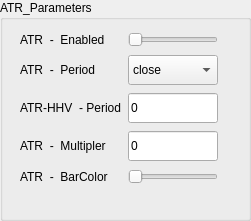
            <widget class="QGroupBox" name="grpBox_ATR_parametersIndi">
             <property name="geometry">
              <rect>
               <x>550</x>
               <y>40</y>
               <width>251</width>
               <height>221</height>
              </rect>
             </property>
             <property name="styleSheet">
              <string notr="true"/>
             </property>
             <property name="title">
              <string>ATR_Parameters</string>
             </property>
             <widget class="QWidget" name="layoutWidget">
              <property name="geometry">
               <rect>
                <x>20</x>
                <y>30</y>
                <width>221</width>
                <height>161</height>
               </rect>
              </property>
              <layout class="QGridLayout" name="gridLayout_21">
               <item row="0" column="0">
                <widget class="QLabel" name="lblSELL_IndicatorEnabled_3">
                 <property name="styleSheet">
                  <string notr="true"/>
                 </property>
                 <property name="text">
                  <string>ATR  -  Enabled</string>
                 </property>
                </widget>
               </item>
               <item row="0" column="1">
                <widget class="QSlider" name="hSlider_SELL_IndicatorEnabled_4">
                 <property name="styleSheet">
                  <string notr="true"/>
                 </property>
                 <property name="maximum">
                  <number>5</number>
                 </property>
                 <property name="orientation">
                  <enum>Qt::Horizontal</enum>
                 </property>
                </widget>
               </item>
               <item row="1" column="0">
                <widget class="QLabel" name="lblRocAppliedPrice">
                 <property name="styleSheet">
                  <string notr="true"/>
                 </property>
                 <property name="text">
                  <string>ATR  -  Period</string>
                 </property>
                </widget>
               </item>
               <item row="1" column="1">
                <widget class="QComboBox" name="drpRocAppliedPriceR">
                 <property name="sizePolicy">
                  <sizepolicy hsizetype="Preferred" vsizetype="Fixed">
                   <horstretch>0</horstretch>
                   <verstretch>0</verstretch>
                  </sizepolicy>
                 </property>
                 <property name="minimumSize">
                  <size>
                   <width>0</width>
                   <height>30</height>
                  </size>
                 </property>
                 <property name="styleSheet">
                  <string notr="true"/>
                 </property>
                 <item>
                  <property name="text">
                   <string>close</string>
                  </property>
                 </item>
                 <item>
                  <property name="text">
                   <string>open</string>
                  </property>
                 </item>
                 <item>
                  <property name="text">
                   <string>high</string>
                  </property>
                 </item>
                 <item>
                  <property name="text">
                   <string>low</string>
                  </property>
                 </item>
                 <item>
                  <property name="text">
                   <string>HL2</string>
                  </property>
                 </item>
                 <item>
                  <property name="text">
                   <string>HLC3</string>
                  </property>
                 </item>
                 <item>
                  <property name="text">
                   <string>OHLC</string>
                  </property>
                 </item>
                </widget>
               </item>
               <item row="1" column="2">
                <spacer name="horizontalSpacer_10">
                 <property name="orientation">
                  <enum>Qt::Horizontal</enum>
                 </property>
                 <property name="sizeHint" stdset="0">
                  <size>
                   <width>40</width>
                   <height>20</height>
                  </size>
                 </property>
                </spacer>
               </item>
               <item row="2" column="0">
                <widget class="QLabel" name="lblRocPeriodR">
                 <property name="styleSheet">
                  <string notr="true"/>
                 </property>
                 <property name="text">
                  <string>ATR-HHV  - Period</string>
                 </property>
                </widget>
               </item>
               <item row="2" column="1">
                <widget class="QLineEdit" name="txtRocPeriodR">
                 <property name="minimumSize">
                  <size>
                   <width>0</width>
                   <height>30</height>
                  </size>
                 </property>
                 <property name="cursor">
                  <cursorShape>IBeamCursor</cursorShape>
                 </property>
                 <property name="styleSheet">
                  <string notr="true"/>
                 </property>
                 <property name="text">
                  <string>0</string>
                 </property>
                </widget>
               </item>
               <item row="3" column="0">
                <widget class="QLabel" name="lblRocSmoothingR">
                 <property name="styleSheet">
                  <string notr="true"/>
                 </property>
                 <property name="text">
                  <string>ATR  -  Multipler</string>
                 </property>
                </widget>
               </item>
               <item row="3" column="1">
                <widget class="QLineEdit" name="txtRocSmoothingR">
                 <property name="minimumSize">
                  <size>
                   <width>0</width>
                   <height>30</height>
                  </size>
                 </property>
                 <property name="styleSheet">
                  <string notr="true"/>
                 </property>
                 <property name="text">
                  <string>0</string>
                 </property>
                </widget>
               </item>
               <item row="4" column="0">
                <widget class="QLabel" name="lblSELL_IndicatorEnabled_11">
                 <property name="styleSheet">
                  <string notr="true"/>
                 </property>
                 <property name="text">
                  <string>ATR  -  BarColor</string>
                 </property>
                </widget>
               </item>
               <item row="4" column="1">
                <widget class="QSlider" name="hSlider_SELL_IndicatorEnabled_34">
                 <property name="styleSheet">
                  <string notr="true"/>
                 </property>
                 <property name="maximum">
                  <number>5</number>
                 </property>
                 <property name="orientation">
                  <enum>Qt::Horizontal</enum>
                 </property>
                </widget>
               </item>
              </layout>
             </widget>
            </widget>
